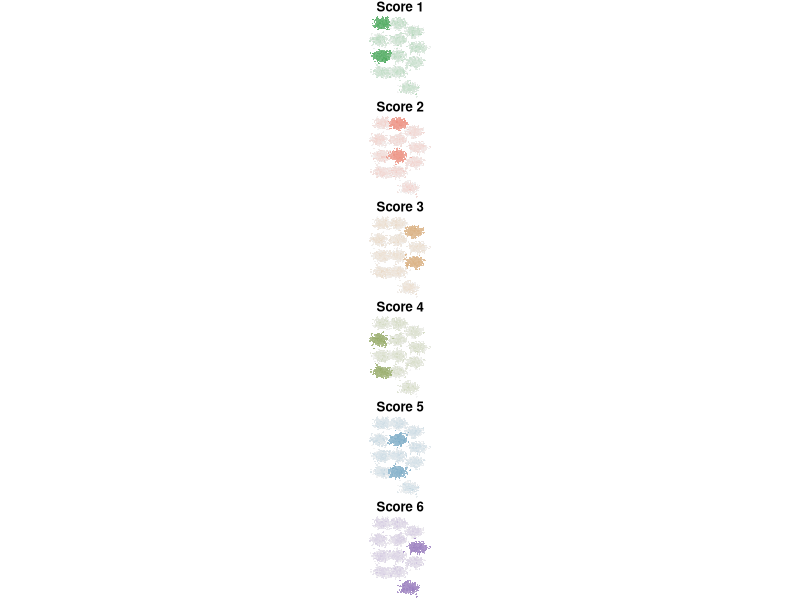
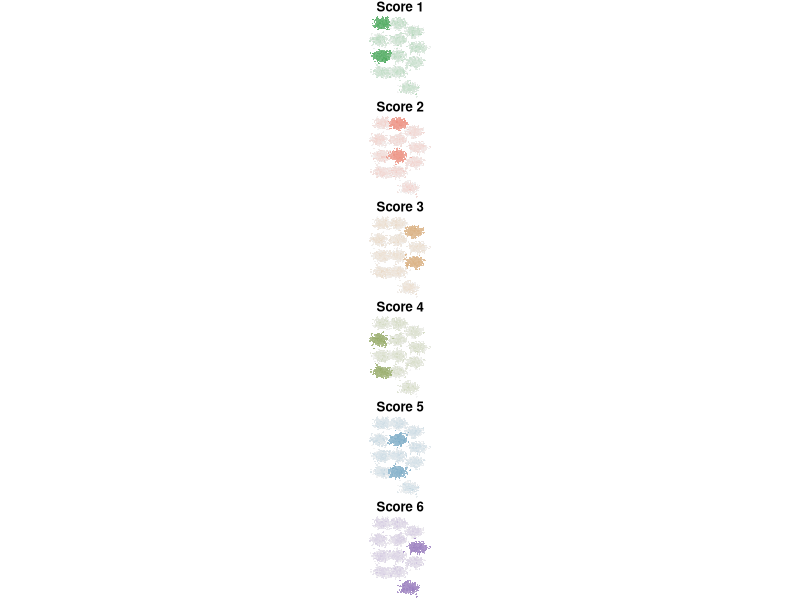
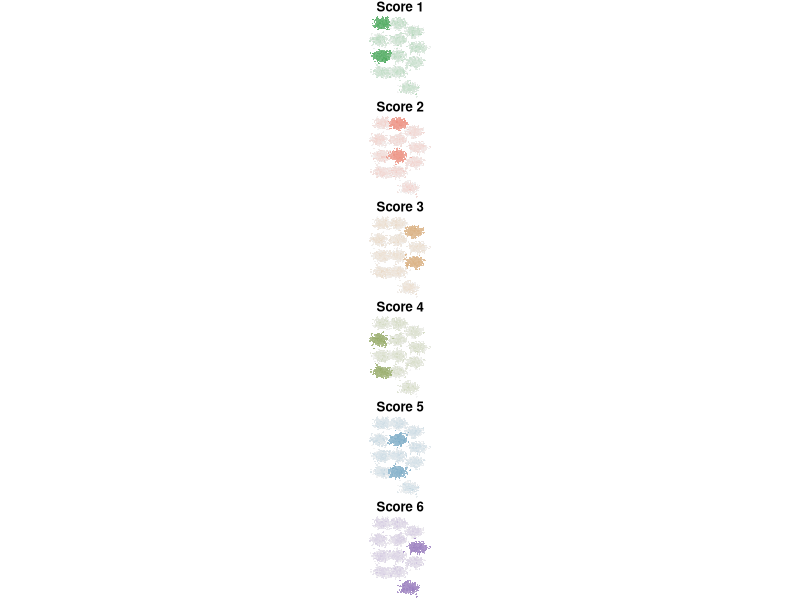

Source code (R) for these figures, in order:
#!/usr/bin/env Rscript
# Compare continuous scores on a shared two-dimensional embedding.
# Reference: Cattle Cell Landscape (2025), Extended Data Figure 1a.
# Input: output directory. Outputs: simulated data and PNG/PDF/SVG figures.
args <- commandArgs(trailingOnly = TRUE)
out <- if (length(args)) args[1] else "."
dir.create(out, recursive = TRUE, showWarnings = FALSE)
set.seed(112329)
centers <- rbind(c(-1, 2), c(0, 2), c(1, 1.5), c(-1.2, 1), c(0, 1), c(1.2, .5),
                 c(-1, 0), c(0, 0), c(1, -.4), c(-1, -1), c(0, -1), c(.7, -2))
cluster <- sample(seq_len(nrow(centers)), 4800, replace = TRUE)
xy <- centers[cluster, ] + cbind(rnorm(4800, 0, .23), rnorm(4800, 0, .15))
activity <- sapply(seq_len(6), function(i)
  pmin(1, pmax(0, .1 + .6 * (cluster %% 6 == i %% 6) + rnorm(4800, 0, .07))))
colnames(activity) <- paste0("Score ", seq_len(6))
saveRDS(list(coordinates = xy, scores = activity),
        file.path(out, "embedding_continuous_small_multiples_simulated.rds"))

draw <- function() {
  par(mfrow = c(6, 1), mar = c(0, 0, 1, 0), family = "sans")
  colors <- c("#42A554", "#EE8978", "#D9AB77", "#91A75F", "#75A8C5", "#9273BB")
  for (i in seq_len(ncol(activity))) {
    palette <- colorRampPalette(c("#F4F4F4", colors[i]))(101)
    ord <- order(activity[, i])
    plot(xy[ord, ], pch = 16, cex = .35, col = palette[1 + round(100*activity[ord, i])],
         axes = FALSE, xlab = "", ylab = "", asp = 1, main = colnames(activity)[i])
  }
}
for (ext in c("png", "pdf", "svg")) {
  file <- file.path(out, paste0("embedding_continuous_small_multiples.", ext))
  if (ext == "png") png(file, width = 3.2, height = 10, units = "in", res = 200, type = "cairo")
  if (ext == "pdf") cairo_pdf(file, width = 3.2, height = 10)
  if (ext == "svg") svg(file, width = 3.2, height = 10)
  draw(); dev.off()
}
